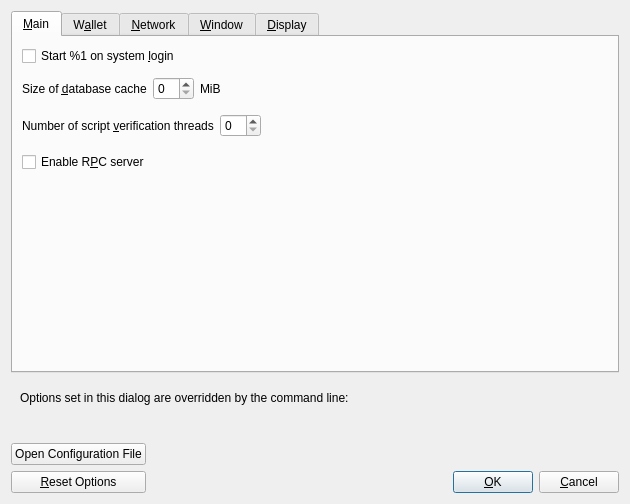
<?xml version="1.0" encoding="UTF-8"?>
<ui version="4.0">
 <class>OptionsDialog</class>
 <widget class="QDialog" name="OptionsDialog">
  <property name="geometry">
   <rect>
    <x>0</x>
    <y>0</y>
    <width>630</width>
    <height>440</height>
   </rect>
  </property>
  <property name="windowTitle">
   <string>Options</string>
  </property>
  <property name="modal">
   <bool>true</bool>
  </property>
  <layout class="QVBoxLayout" name="verticalLayout">
   <item>
    <widget class="QTabWidget" name="tabWidget">
     <property name="currentIndex">
      <number>0</number>
     </property>
     <widget class="QWidget" name="tabMain">
      <attribute name="title">
       <string>&amp;Main</string>
      </attribute>
      <layout class="QVBoxLayout" name="verticalLayout_Main">
       <item>
        <widget class="QCheckBox" name="bitcoinAtStartup">
         <property name="toolTip">
          <string>Automatically start %1 after logging in to the system.</string>
         </property>
         <property name="text">
          <string>Start %1 on system &amp;login</string>
         </property>
        </widget>
       </item>
       <item>
        <spacer name="horizontalSpacer_0_Main">
         <property name="orientation">
          <enum>Qt::Horizontal</enum>
         </property>
         <property name="sizeHint" stdset="0">
          <size>
           <width>40</width>
           <height>5</height>
          </size>
         </property>
        </spacer>
       </item>
       <item>
        <layout class="QHBoxLayout" name="horizontalLayout_2_Main">
         <item>
          <widget class="QLabel" name="databaseCacheLabel">
           <property name="toolTip">
            <string extracomment="Tooltip text for Options window setting that sets the size of the database cache. Explains the corresponding effects of increasing/decreasing this value.">Maximum database cache size. A larger cache can contribute to faster sync, after which the benefit is less pronounced for most use cases. Lowering the cache size will reduce memory usage. Unused mempool memory is shared for this cache.</string>
           </property>
           <property name="text">
            <string>Size of &amp;database cache</string>
           </property>
           <property name="textFormat">
            <enum>Qt::PlainText</enum>
           </property>
           <property name="buddy">
            <cstring>databaseCache</cstring>
           </property>
          </widget>
         </item>
         <item>
          <widget class="QSpinBox" name="databaseCache"/>
         </item>
         <item>
          <widget class="QLabel" name="databaseCacheUnitLabel">
           <property name="text">
            <string>MiB</string>
           </property>
           <property name="textFormat">
            <enum>Qt::PlainText</enum>
           </property>
          </widget>
         </item>
         <item>
          <spacer name="horizontalSpacer_2_Main">
           <property name="orientation">
            <enum>Qt::Horizontal</enum>
           </property>
           <property name="sizeHint" stdset="0">
            <size>
             <width>40</width>
             <height>20</height>
            </size>
           </property>
          </spacer>
         </item>
        </layout>
       </item>
       <item>
        <layout class="QHBoxLayout" name="horizontalLayout_Main_VerifyLabel">
         <item>
          <widget class="QLabel" name="threadsScriptVerifLabel">
           <property name="toolTip">
            <string extracomment="Tooltip text for Options window setting that sets the number of script verification threads. Explains that negative values mean to leave these many cores free to the system.">Set the number of script verification threads. Negative values correspond to the number of cores you want to leave free to the system.</string>
           </property>
           <property name="text">
            <string>Number of script &amp;verification threads</string>
           </property>
           <property name="textFormat">
            <enum>Qt::PlainText</enum>
           </property>
           <property name="buddy">
            <cstring>threadsScriptVerif</cstring>
           </property>
          </widget>
         </item>
         <item>
          <widget class="QSpinBox" name="threadsScriptVerif">
           <property name="toolTip">
            <string>(0 = auto, &lt;0 = leave that many cores free)</string>
           </property>
          </widget>
         </item>
         <item>
          <spacer name="horizontalSpacer_Main_Threads">
           <property name="orientation">
            <enum>Qt::Horizontal</enum>
           </property>
           <property name="sizeHint" stdset="0">
            <size>
             <width>40</width>
             <height>40</height>
            </size>
           </property>
          </spacer>
         </item>
        </layout>
       </item>
       <item>
        <widget class="QCheckBox" name="enableServer">
         <property name="toolTip">
          <string extracomment="Tooltip text for Options window setting that enables the RPC server.">This allows you or a third party tool to communicate with the node through command-line and JSON-RPC commands.</string>
         </property>
         <property name="text">
          <string extracomment="An Options window setting to enable the RPC server.">Enable R&amp;PC server</string>
         </property>
        </widget>
       </item>
       <item>
        <spacer name="verticalSpacer_Main">
         <property name="orientation">
          <enum>Qt::Vertical</enum>
         </property>
         <property name="sizeHint" stdset="0">
          <size>
           <width>20</width>
           <height>40</height>
          </size>
         </property>
        </spacer>
       </item>
      </layout>
     </widget>
     <widget class="QWidget" name="tabWallet">
      <attribute name="title">
       <string>W&amp;allet</string>
      </attribute>
      <layout class="QVBoxLayout" name="verticalLayout_Wallet">
       <item>
        <widget class="QCheckBox" name="subFeeFromAmount">
         <property name="toolTip">
          <string extracomment="Tooltip text for Options window setting that sets subtracting the fee from a sending amount as default.">Whether to set subtract fee from amount as default or not.</string>
         </property>
         <property name="text">
          <string extracomment="An Options window setting to set subtracting the fee from a sending amount as default.">Subtract &amp;fee from amount by default</string>
         </property>
        </widget>
       </item>
       <item>
        <widget class="QGroupBox" name="groupBox">
         <property name="title">
          <string>Expert</string>
         </property>
         <layout class="QVBoxLayout" name="verticalLayout_2">
          <item>
           <widget class="QCheckBox" name="coinControlFeatures">
            <property name="toolTip">
             <string>Whether to show coin control features or not.</string>
            </property>
            <property name="text">
             <string>Enable coin &amp;control features</string>
            </property>
           </widget>
          </item>
          <item>
           <widget class="QCheckBox" name="spendZeroConfChange">
            <property name="toolTip">
             <string>If you disable the spending of unconfirmed change, the change from a transaction cannot be used until that transaction has at least one confirmation. This also affects how your balance is computed.</string>
            </property>
            <property name="text">
             <string>&amp;Spend unconfirmed change</string>
            </property>
           </widget>
          </item>
          <item>
           <widget class="QCheckBox" name="m_enable_psbt_controls">
            <property name="text">
             <string extracomment="An options window setting to enable PSBT controls.">Enable &amp;PSBT controls</string>
            </property>
            <property name="toolTip">
             <string extracomment="Tooltip text for options window setting that enables PSBT controls.">Whether to show PSBT controls.</string>
            </property>
           </widget>
          </item>
          <item>
           <widget class="QCheckBox" name="checkGithub">
            <property name="toolTip">
             <string>Whether to check official github for wallet updates on the startup.</string>
            </property>
            <property name="text">
             <string>&amp;Check github for updates on startup</string>
            </property>
           </widget>
          </item>
          <item>
           <widget class="QCheckBox" name="splitCoins">
            <property name="toolTip">
             <string>Whether to split coins or not during minting.</string>
            </property>
            <property name="text">
             <string>&amp;Split coins when minting</string>
            </property>
           </widget>
          </item>
          <item>
           <widget class="QCheckBox" name="combineCoins">
            <property name="toolTip">
             <string>Whether to combine coins or not during minting.</string>
            </property>
            <property name="text">
             <string>&amp;Combine coins when minting</string>
            </property>
           </widget>
          </item>
          <item>
           <layout class="QHBoxLayout" name="horizontalLayout_minting" stretch="0,0,0,0">
            <item>
             <widget class="QLabel" name="maxMintingUtxosLabel">
              <property name="text">
               <string>&amp;Maximum minting outputs:</string>
              </property>
              <property name="textFormat">
               <enum>Qt::PlainText</enum>
              </property>
              <property name="buddy">
               <cstring>maxMintingUtxos</cstring>
              </property>
             </widget>
            </item>
            <item>
             <widget class="QLineEdit" name="maxMintingUtxos">
              <property name="minimumSize">
               <size>
                <width>55</width>
                <height>0</height>
               </size>
              </property>
              <property name="maximumSize">
               <size>
                <width>55</width>
                <height>16777215</height>
               </size>
              </property>
              <property name="toolTip">
               <string>Maximum number of minting outputs (e.g. 1000)</string>
              </property>
             </widget>
            </item>
           </layout>
          </item>
         </layout>
        </widget>
       </item>
       <item>
        <widget class="QGroupBox" name="groupBoxHww">
         <property name="title">
          <string>External Signer (e.g. hardware wallet)</string>
         </property>
         <layout class="QVBoxLayout" name="verticalLayoutHww">
          <item>
           <layout class="QHBoxLayout" name="horizontalLayoutHww">
            <item>
             <widget class="QLabel" name="externalSignerPathLabel">
              <property name="text">
               <string>&amp;External signer script path</string>
              </property>
              <property name="buddy">
               <cstring>externalSignerPath</cstring>
              </property>
             </widget>
            </item>
            <item>
             <widget class="QLineEdit" name="externalSignerPath">
              <property name="toolTip">
               <string>Full path to a %1 compatible script (e.g. C:\Downloads\hwi.exe or /Users/you/Downloads/hwi.py). Beware: malware can steal your coins!</string>
              </property>
             </widget>
            </item>
           </layout>
          </item>
         </layout>
        </widget>
       </item>
       <item>
        <spacer name="verticalSpacer_Wallet">
         <property name="orientation">
          <enum>Qt::Vertical</enum>
         </property>
         <property name="sizeHint" stdset="0">
          <size>
           <width>20</width>
           <height>40</height>
          </size>
         </property>
        </spacer>
       </item>
      </layout>
     </widget>
     <widget class="QWidget" name="tabNetwork">
      <attribute name="title">
       <string>&amp;Network</string>
      </attribute>
      <layout class="QVBoxLayout" name="verticalLayout_Network">
       <item>
        <widget class="QCheckBox" name="mapPortUpnp">
         <property name="toolTip">
          <string>Automatically open the Brycecoin client port on the router. This only works when your router supports UPnP and it is enabled.</string>
         </property>
         <property name="text">
          <string>Map port using &amp;UPnP</string>
         </property>
        </widget>
       </item>
       <item>
        <widget class="QCheckBox" name="mapPortNatpmp">
         <property name="toolTip">
          <string>Automatically open the Bitcoin client port on the router. This only works when your router supports NAT-PMP and it is enabled. The external port could be random.</string>
         </property>
         <property name="text">
          <string>Map port using NA&amp;T-PMP</string>
         </property>
        </widget>
       </item>
       <item>
        <widget class="QCheckBox" name="allowIncoming">
         <property name="toolTip">
          <string>Accept connections from outside.</string>
         </property>
         <property name="text">
          <string>Allow incomin&amp;g connections</string>
         </property>
        </widget>
       </item>
       <item>
        <widget class="QCheckBox" name="connectSocks">
         <property name="toolTip">
          <string>Connect to the Brycecoin network through a SOCKS5 proxy.</string>
         </property>
         <property name="text">
          <string>&amp;Connect through SOCKS5 proxy (default proxy):</string>
         </property>
        </widget>
       </item>
       <item>
        <layout class="QHBoxLayout" name="horizontalLayout_1_Network">
         <item>
          <widget class="QLabel" name="proxyIpLabel">
           <property name="text">
            <string>Proxy &amp;IP:</string>
           </property>
           <property name="textFormat">
            <enum>Qt::PlainText</enum>
           </property>
           <property name="buddy">
            <cstring>proxyIp</cstring>
           </property>
          </widget>
         </item>
         <item>
          <widget class="QValidatedLineEdit" name="proxyIp">
           <property name="minimumSize">
            <size>
             <width>140</width>
             <height>0</height>
            </size>
           </property>
           <property name="maximumSize">
            <size>
             <width>140</width>
             <height>16777215</height>
            </size>
           </property>
           <property name="toolTip">
            <string>IP address of the proxy (e.g. IPv4: 127.0.0.1 / IPv6: ::1)</string>
           </property>
          </widget>
         </item>
         <item>
          <widget class="QLabel" name="proxyPortLabel">
           <property name="text">
            <string>&amp;Port:</string>
           </property>
           <property name="textFormat">
            <enum>Qt::PlainText</enum>
           </property>
           <property name="buddy">
            <cstring>proxyPort</cstring>
           </property>
          </widget>
         </item>
         <item>
          <widget class="QLineEdit" name="proxyPort">
           <property name="minimumSize">
            <size>
             <width>55</width>
             <height>0</height>
            </size>
           </property>
           <property name="maximumSize">
            <size>
             <width>55</width>
             <height>16777215</height>
            </size>
           </property>
           <property name="toolTip">
            <string>Port of the proxy (e.g. 9050)</string>
           </property>
          </widget>
         </item>
         <item>
          <spacer name="horizontalSpacer_1_Network">
           <property name="orientation">
            <enum>Qt::Horizontal</enum>
           </property>
           <property name="sizeHint" stdset="0">
            <size>
             <width>40</width>
             <height>20</height>
            </size>
           </property>
          </spacer>
         </item>
        </layout>
       </item>
       <item>
        <layout class="QHBoxLayout" name="horizontalLayout_2_Network">
         <item>
          <widget class="QLabel" name="proxyActiveNets">
           <property name="text">
            <string>Used for reaching peers via:</string>
           </property>
           <property name="textFormat">
            <enum>Qt::PlainText</enum>
           </property>
          </widget>
         </item>
         <item>
          <widget class="QCheckBox" name="proxyReachIPv4">
           <property name="enabled">
            <bool>false</bool>
           </property>
           <property name="toolTip">
            <string>Shows if the supplied default SOCKS5 proxy is used to reach peers via this network type.</string>
           </property>
           <property name="text">
            <string/>
           </property>
          </widget>
         </item>
         <item>
          <widget class="QLabel" name="proxyReachIPv4Label">
           <property name="text">
            <string>IPv4</string>
           </property>
           <property name="textFormat">
            <enum>Qt::PlainText</enum>
           </property>
          </widget>
         </item>
         <item>
          <widget class="QCheckBox" name="proxyReachIPv6">
           <property name="enabled">
            <bool>false</bool>
           </property>
           <property name="toolTip">
            <string>Shows if the supplied default SOCKS5 proxy is used to reach peers via this network type.</string>
           </property>
           <property name="text">
            <string/>
           </property>
          </widget>
         </item>
         <item>
          <widget class="QLabel" name="proxyReachIPv6Label">
           <property name="text">
            <string>IPv6</string>
           </property>
           <property name="textFormat">
            <enum>Qt::PlainText</enum>
           </property>
          </widget>
         </item>
         <item>
          <widget class="QCheckBox" name="proxyReachTor">
           <property name="enabled">
            <bool>false</bool>
           </property>
           <property name="toolTip">
            <string>Shows if the supplied default SOCKS5 proxy is used to reach peers via this network type.</string>
           </property>
           <property name="text">
            <string/>
           </property>
          </widget>
         </item>
         <item>
          <widget class="QLabel" name="proxyReachTorLabel">
           <property name="text">
            <string>Tor</string>
           </property>
           <property name="textFormat">
            <enum>Qt::PlainText</enum>
           </property>
          </widget>
         </item>
         <item>
          <spacer name="horizontalSpacer_2_Network">
           <property name="orientation">
            <enum>Qt::Horizontal</enum>
           </property>
           <property name="sizeHint" stdset="0">
            <size>
             <width>40</width>
             <height>20</height>
            </size>
           </property>
          </spacer>
         </item>
        </layout>
       </item>
       <item>
        <widget class="QCheckBox" name="connectSocksTor">
         <property name="toolTip">
          <string>Connect to the Brycecoin network through a separate SOCKS5 proxy for Tor onion services.</string>
         </property>
         <property name="text">
          <string>Use separate SOCKS&amp;5 proxy to reach peers via Tor onion services:</string>
         </property>
        </widget>
       </item>
       <item>
        <layout class="QHBoxLayout" name="horizontalLayout_3_Network">
         <item>
          <widget class="QLabel" name="proxyIpTorLabel">
           <property name="text">
            <string>Proxy &amp;IP:</string>
           </property>
           <property name="textFormat">
            <enum>Qt::PlainText</enum>
           </property>
           <property name="buddy">
            <cstring>proxyIpTor</cstring>
           </property>
          </widget>
         </item>
         <item>
          <widget class="QValidatedLineEdit" name="proxyIpTor">
           <property name="minimumSize">
            <size>
             <width>140</width>
             <height>0</height>
            </size>
           </property>
           <property name="maximumSize">
            <size>
             <width>140</width>
             <height>16777215</height>
            </size>
           </property>
           <property name="toolTip">
            <string>IP address of the proxy (e.g. IPv4: 127.0.0.1 / IPv6: ::1)</string>
           </property>
          </widget>
         </item>
         <item>
          <widget class="QLabel" name="proxyPortTorLabel">
           <property name="text">
            <string>&amp;Port:</string>
           </property>
           <property name="textFormat">
            <enum>Qt::PlainText</enum>
           </property>
           <property name="buddy">
            <cstring>proxyPortTor</cstring>
           </property>
          </widget>
         </item>
         <item>
          <widget class="QLineEdit" name="proxyPortTor">
           <property name="minimumSize">
            <size>
             <width>55</width>
             <height>0</height>
            </size>
           </property>
           <property name="maximumSize">
            <size>
             <width>55</width>
             <height>16777215</height>
            </size>
           </property>
           <property name="toolTip">
            <string>Port of the proxy (e.g. 9050)</string>
           </property>
          </widget>
         </item>
         <item>
          <spacer name="horizontalSpacer_4_Network">
           <property name="orientation">
            <enum>Qt::Horizontal</enum>
           </property>
           <property name="sizeHint" stdset="0">
            <size>
             <width>40</width>
             <height>20</height>
            </size>
           </property>
          </spacer>
         </item>
        </layout>
       </item>
       <item>
        <spacer name="verticalSpacer_Network">
         <property name="orientation">
          <enum>Qt::Vertical</enum>
         </property>
         <property name="sizeHint" stdset="0">
          <size>
           <width>20</width>
           <height>40</height>
          </size>
         </property>
        </spacer>
       </item>
      </layout>
     </widget>
     <widget class="QWidget" name="tabWindow">
      <attribute name="title">
       <string>&amp;Window</string>
      </attribute>
      <layout class="QVBoxLayout" name="verticalLayout_Window">
       <item>
        <widget class="QCheckBox" name="showTrayIcon">
         <property name="toolTip">
          <string>Show the icon in the system tray.</string>
         </property>
         <property name="text">
          <string>&amp;Show tray icon</string>
         </property>
         <property name="checked">
          <bool>true</bool>
         </property>
        </widget>
       </item>
       <item>
        <widget class="QCheckBox" name="minimizeToTray">
         <property name="toolTip">
          <string>Show only a tray icon after minimizing the window.</string>
         </property>
         <property name="text">
          <string>&amp;Minimize to the tray instead of the taskbar</string>
         </property>
        </widget>
       </item>
       <item>
        <widget class="QCheckBox" name="minimizeOnClose">
         <property name="toolTip">
          <string>Minimize instead of exit the application when the window is closed. When this option is enabled, the application will be closed only after selecting Exit in the menu.</string>
         </property>
         <property name="text">
          <string>M&amp;inimize on close</string>
         </property>
        </widget>
       </item>
       <item>
        <spacer name="verticalSpacer_Window">
         <property name="orientation">
          <enum>Qt::Vertical</enum>
         </property>
         <property name="sizeHint" stdset="0">
          <size>
           <width>20</width>
           <height>40</height>
          </size>
         </property>
        </spacer>
       </item>
      </layout>
     </widget>
     <widget class="QWidget" name="tabDisplay">
      <attribute name="title">
       <string>&amp;Display</string>
      </attribute>
      <layout class="QVBoxLayout" name="verticalLayout_Display">
       <item>
        <layout class="QHBoxLayout" name="horizontalLayout_1_Display">
         <item>
          <widget class="QLabel" name="langLabel">
           <property name="text">
            <string>User Interface &amp;language:</string>
           </property>
           <property name="textFormat">
            <enum>Qt::PlainText</enum>
           </property>
           <property name="buddy">
            <cstring>lang</cstring>
           </property>
          </widget>
         </item>
         <item>
          <widget class="QValueComboBox" name="lang">
           <property name="toolTip">
            <string>The user interface language can be set here. This setting will take effect after restarting %1.</string>
           </property>
          </widget>
         </item>
        </layout>
       </item>
       <item>
        <layout class="QHBoxLayout" name="horizontalLayout_2_Display">
         <item>
          <widget class="QLabel" name="unitLabel">
           <property name="text">
            <string>&amp;Unit to show amounts in:</string>
           </property>
           <property name="textFormat">
            <enum>Qt::PlainText</enum>
           </property>
           <property name="buddy">
            <cstring>unit</cstring>
           </property>
          </widget>
         </item>
         <item>
          <widget class="QValueComboBox" name="unit">
           <property name="toolTip">
            <string>Choose the default subdivision unit to show in the interface and when sending coins.</string>
           </property>
          </widget>
         </item>
        </layout>
       </item>
       <item>
        <layout class="QHBoxLayout" name="horizontalLayout_3_Display">
         <item>
          <widget class="QLabel" name="thirdPartyTxUrlsLabel">
           <property name="toolTip">
            <string>Third-party URLs (e.g. a block explorer) that appear in the transactions tab as context menu items. %s in the URL is replaced by transaction hash. Multiple URLs are separated by vertical bar |.</string>
           </property>
           <property name="text">
            <string>&amp;Third-party transaction URLs</string>
           </property>
           <property name="buddy">
            <cstring>thirdPartyTxUrls</cstring>
           </property>
          </widget>
         </item>
         <item>
          <widget class="QLineEdit" name="thirdPartyTxUrls">
           <property name="toolTip">
            <string>Third-party URLs (e.g. a block explorer) that appear in the transactions tab as context menu items. %s in the URL is replaced by transaction hash. Multiple URLs are separated by vertical bar |.</string>
           </property>
           <property name="placeholderText">
            <string notr="true">https://example.com/tx/%s</string>
           </property>
          </widget>
         </item>
        </layout>
       </item>
       <item>
        <widget class="QGroupBox" name="font_groupBox">
         <property name="title">
          <string>Monospaced font in the Overview tab:</string>
         </property>
         <layout class="QVBoxLayout" name="font_verticalLayout">
          <item>
           <layout class="QHBoxLayout" name="embeddedFont_horizontalLayout">
            <item>
             <widget class="QRadioButton" name="embeddedFont_radioButton">
              <property name="text">
               <string>embedded &quot;%1&quot;</string>
              </property>
             </widget>
            </item>
            <item>
             <spacer name="embeddedFont_horizontalSpacer">
              <property name="orientation">
               <enum>Qt::Horizontal</enum>
              </property>
              <property name="sizeHint" stdset="0">
               <size>
                <width>40</width>
                <height>20</height>
               </size>
              </property>
             </spacer>
            </item>
            <item>
             <layout class="QVBoxLayout" name="embeddedFont_verticalLayout">
              <item>
               <widget class="QLabel" name="embeddedFont_label_1">
                <property name="text">
                 <string notr="true">111.11111111 BRY</string>
                </property>
               </widget>
              </item>
              <item>
               <widget class="QLabel" name="embeddedFont_label_9">
                <property name="text">
                 <string notr="true">909.09090909 BRY</string>
                </property>
               </widget>
              </item>
             </layout>
            </item>
           </layout>
          </item>
          <item>
           <widget class="Line" name="font_line">
            <property name="orientation">
             <enum>Qt::Horizontal</enum>
            </property>
           </widget>
          </item>
          <item>
           <layout class="QHBoxLayout" name="systemFont_horizontalLayout">
            <item>
             <widget class="QRadioButton" name="systemFont_radioButton">
              <property name="text">
               <string>closest matching &quot;%1&quot;</string>
              </property>
             </widget>
            </item>
            <item>
             <spacer name="systemFont_horizontalSpacer">
              <property name="orientation">
               <enum>Qt::Horizontal</enum>
              </property>
              <property name="sizeHint" stdset="0">
               <size>
                <width>40</width>
                <height>20</height>
               </size>
              </property>
             </spacer>
            </item>
            <item>
             <layout class="QVBoxLayout" name="systemFont_verticalLayout">
              <item>
               <widget class="QLabel" name="systemFont_label_1">
                <property name="text">
                 <string notr="true">111.11111111 BRY</string>
                </property>
               </widget>
              </item>
              <item>
               <widget class="QLabel" name="systemFont_label_9">
                <property name="text">
                 <string notr="true">909.09090909 BRY</string>
                </property>
               </widget>
              </item>
             </layout>
            </item>
           </layout>
          </item>
         </layout>
        </widget>
       </item>
       <item>
        <spacer name="verticalSpacer_Display">
         <property name="orientation">
          <enum>Qt::Vertical</enum>
         </property>
         <property name="sizeHint" stdset="0">
          <size>
           <width>20</width>
           <height>40</height>
          </size>
         </property>
        </spacer>
       </item>
      </layout>
     </widget>
    </widget>
   </item>
   <item>
    <widget class="QFrame" name="frame">
     <layout class="QVBoxLayout" name="verticalLayout_Bottom">
      <item>
       <layout class="QHBoxLayout" name="horizontalLayout_Bottom">
        <item>
         <widget class="QLabel" name="overriddenByCommandLineInfoLabel">
          <property name="text">
           <string>Options set in this dialog are overridden by the command line:</string>
          </property>
          <property name="textFormat">
           <enum>Qt::PlainText</enum>
          </property>
         </widget>
        </item>
        <item>
         <spacer name="horizontalSpacer_Bottom">
          <property name="orientation">
           <enum>Qt::Horizontal</enum>
          </property>
          <property name="sizeHint" stdset="0">
           <size>
            <width>40</width>
            <height>20</height>
           </size>
          </property>
         </spacer>
        </item>
       </layout>
      </item>
      <item>
       <widget class="QLabel" name="overriddenByCommandLineLabel">
        <property name="text">
         <string/>
        </property>
        <property name="textFormat">
         <enum>Qt::PlainText</enum>
        </property>
        <property name="wordWrap">
         <bool>true</bool>
        </property>
       </widget>
      </item>
     </layout>
    </widget>
   </item>
   <item>
    <layout class="QHBoxLayout" name="horizontalLayout_Buttons">
     <item>
      <layout class="QVBoxLayout" name="verticalLayout_Buttons">
       <item>
        <widget class="QPushButton" name="openBitcoinConfButton">
         <property name="toolTip">
          <string>Open the %1 configuration file from the working directory.</string>
         </property>
         <property name="text">
          <string>Open Configuration File</string>
         </property>
         <property name="autoDefault">
          <bool>false</bool>
         </property>
        </widget>
       </item>
       <item>
        <widget class="QPushButton" name="resetButton">
         <property name="toolTip">
          <string>Reset all client options to default.</string>
         </property>
         <property name="text">
          <string>&amp;Reset Options</string>
         </property>
         <property name="autoDefault">
          <bool>false</bool>
         </property>
        </widget>
       </item>
      </layout>
     </item>
     <item>
      <spacer name="horizontalSpacer_1">
       <property name="orientation">
        <enum>Qt::Horizontal</enum>
       </property>
       <property name="sizeHint" stdset="0">
        <size>
         <width>40</width>
         <height>48</height>
        </size>
       </property>
      </spacer>
     </item>
     <item>
      <widget class="QLabel" name="statusLabel">
       <property name="minimumSize">
        <size>
         <width>200</width>
         <height>0</height>
        </size>
       </property>
       <property name="font">
        <font>
         <weight>75</weight>
         <bold>true</bold>
        </font>
       </property>
       <property name="text">
        <string/>
       </property>
       <property name="textFormat">
        <enum>Qt::PlainText</enum>
       </property>
       <property name="wordWrap">
        <bool>true</bool>
       </property>
      </widget>
     </item>
     <item>
      <spacer name="horizontalSpacer_2">
       <property name="orientation">
        <enum>Qt::Horizontal</enum>
       </property>
       <property name="sizeHint" stdset="0">
        <size>
         <width>40</width>
         <height>48</height>
        </size>
       </property>
      </spacer>
     </item>
     <item>
      <layout class="QVBoxLayout" name="verticalLayout_4">
       <item>
        <spacer name="verticalSpacer">
         <property name="orientation">
          <enum>Qt::Vertical</enum>
         </property>
         <property name="sizeHint" stdset="0">
          <size>
           <width>20</width>
           <height>40</height>
          </size>
         </property>
        </spacer>
       </item>
       <item>
        <layout class="QHBoxLayout" name="horizontalLayout">
         <item>
          <widget class="QPushButton" name="okButton">
           <property name="text">
            <string>&amp;OK</string>
           </property>
           <property name="autoDefault">
            <bool>false</bool>
           </property>
           <property name="default">
            <bool>true</bool>
           </property>
          </widget>
         </item>
         <item>
          <widget class="QPushButton" name="cancelButton">
           <property name="text">
            <string>&amp;Cancel</string>
           </property>
           <property name="autoDefault">
            <bool>false</bool>
           </property>
          </widget>
         </item>
        </layout>
       </item>
      </layout>
     </item>
    </layout>
   </item>
  </layout>
 </widget>
 <customwidgets>
  <customwidget>
   <class>QValidatedLineEdit</class>
   <extends>QLineEdit</extends>
   <header>qt/qvalidatedlineedit.h</header>
  </customwidget>
  <customwidget>
   <class>QValueComboBox</class>
   <extends>QComboBox</extends>
   <header>qt/qvaluecombobox.h</header>
  </customwidget>
 </customwidgets>
 <resources/>
 <connections/>
</ui>
